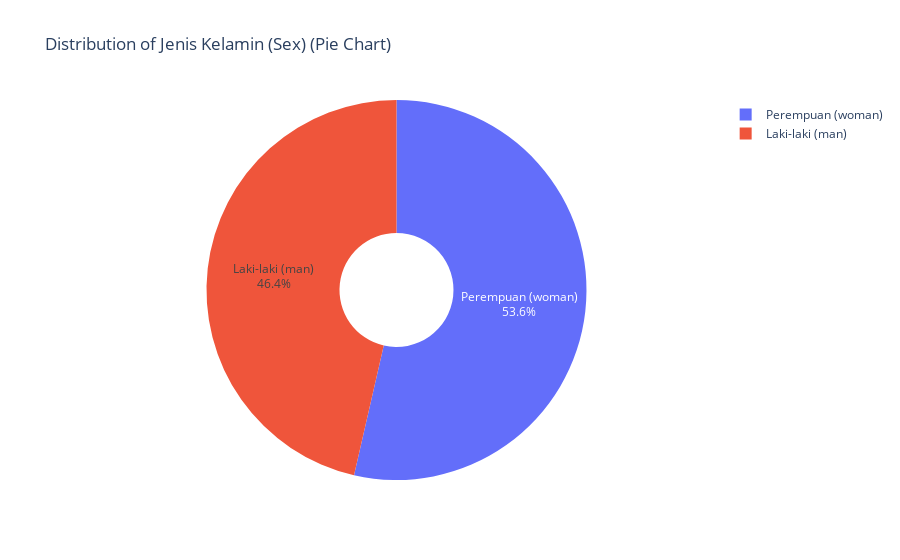

Here is the notebook cell this chart was saved with:
### Markdown cell above
### Distribusi Jenis Kelamin

### Code cell
plot_pie_chart(demografi_df, 'Jenis Kelamin (Sex)')

### Figure 1 — Plotly figure (JSON) as saved in the notebook; plotly's stock layout.template omitted (floating-point values rounded to 4 significant figures)
{"data": [{"domain": {"x": [0, 1], "y": [0, 1]}, "hole": 0.3, "hovertemplate": "label=%{label}<br>value=%{value}<extra></extra>", "insidetextorientation": "horizontal", "labels": ["Perempuan (woman)", "Laki-laki (man)"], "legendgroup": "", "name": "", "showlegend": true, "textinfo": "percent+label", "textposition": "inside", "type": "pie", "values": [545, 472]}], "layout": {"legend": {"tracegroupgap": 0}, "title": {"text": "Distribution of Jenis Kelamin (Sex) (Pie Chart)"}}}
